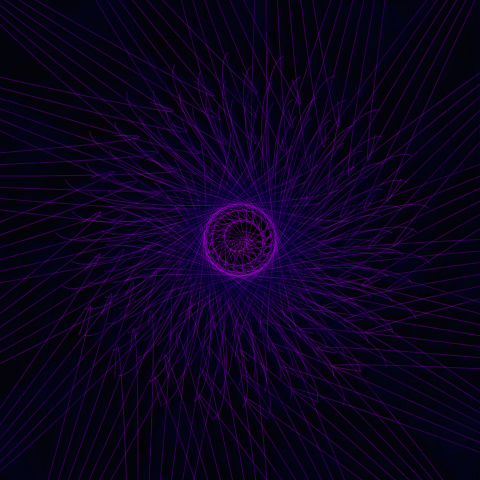
Frame 1 (no input)
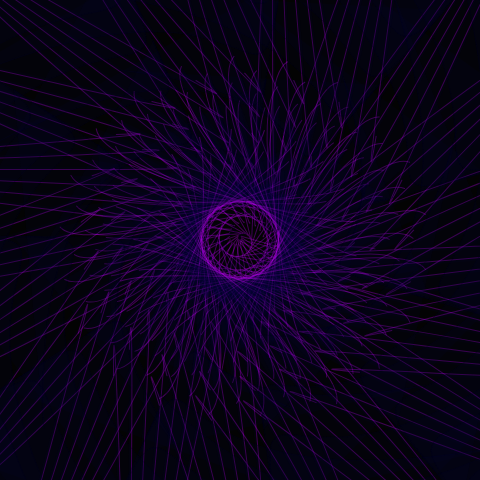
Frame 60 (no input)
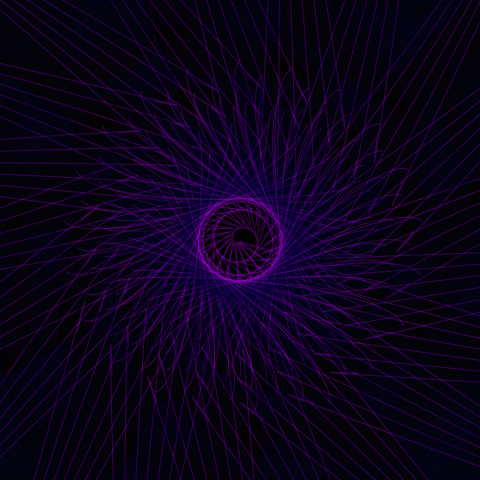
Frame 120 (the mouse pressed at the canvas centre since frame 60)

The p5.js sketch that drew these frames (run headless with seeded random() and noise() and a simulated clock; from frame 60 on, the mouse is pressed at the canvas centre):

// p5.js sketch
// ── sketch.js
let angle,
	gen = 333;

function setup() {
	createCanvas(480, 480);
	stroke(200, 0, 255, 80);
	fill(0, 0, 55, 30);
}

function draw() {
	background(3);

	angle = sin(gen * 33) * 33;



	push();
	translate(width / 2, height / 2);
	rotate(gen * 2);
	for (let i = 0; i < 133; i++) {
		rotate(3 / gen * 33);
		curve(i, i, 0, angle + i, 133, angle - i, i + 133, i);
		bezier(i, i, 0, angle + i, 333, angle + i, i + 333, i);

	}
	pop();



	push();
	translate(width / 2, height / 2);
	rotate(gen * 2);
	for (let i = 0; i < 133; i++) {
		rotate(3 * gen / 33);
		stroke(0, 0, 33);
		strokeWeight(0.3);
		bezier(i, i * 9, 0, cos(angle - i), 9, angle + i * 9, i * 9, i);
		point(i, i);

	}
	pop();

	push();
	translate(width / 2, height / 2);
	rotate(gen * 2);
	for (let i = 0; i < 333; i++) {
		rotate(-3 * gen / 0.1);
		stroke(255, 33);
		strokeWeight(0.1);
		point(i, i);

	}
	pop();

	gen += 0.00009;
}
